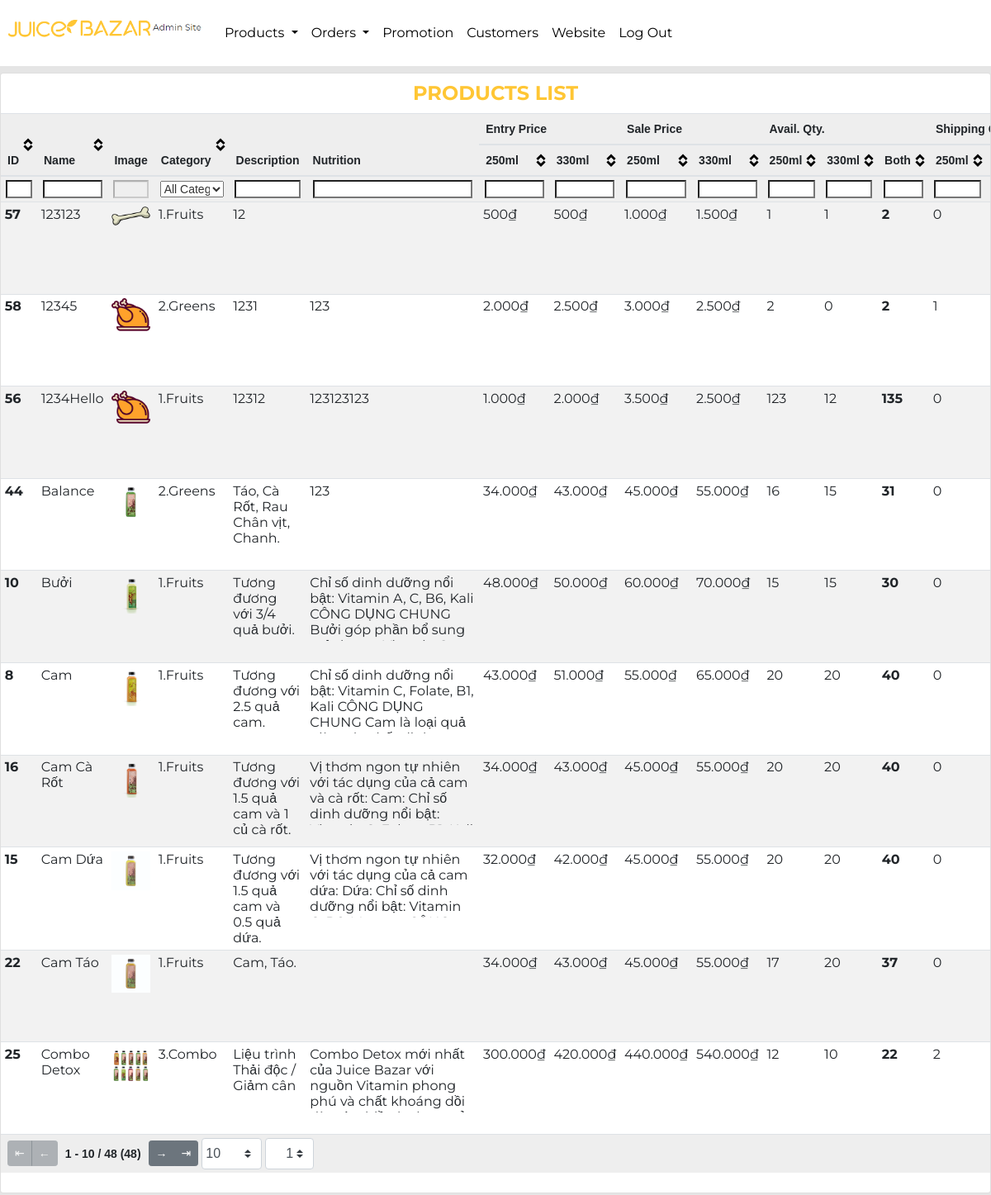
The page /admin/public/admin-products.php (signed in) on the database its author committed.
### tables this page shows
CREATE TABLE `product` (
  `ProductId` int(11) NOT NULL,
  `TypeId` int(11) NOT NULL,
  `Name` varchar(50) NOT NULL,
  `Image` varchar(255) DEFAULT NULL,
  `Description` text DEFAULT NULL,
  `Nutrition` text DEFAULT NULL,
  `Status` tinyint(1) NOT NULL DEFAULT 1
);

### admin/public/admin-products.php (called while the page is built, shortened)
<?php
if (!empty($_SESSION['admin'])) {
    include_once __DIR__ . '/../include/DatabaseConnection.php';
    include_once __DIR__ . '/../include/DatabaseFunctions.php';
    try {
        $products = getProducts($pdo);
        include __DIR__ . '/../templates/admin-products.html.php';
    } catch (PDOException $e) {
        $title = 'An error has occurred';
        $output = 'Database error: ' . $e->getMessage() . ' in ' .
            $e->getFile() . ':' . $e->getLine();
    }
} else {
    header('location: index.php');
}
include __DIR__ . '/../templates/layout.html.php';

### admin/include/DatabaseFunctions.php (called while the page is built, shortened)
<?php
function query($pdo, $sql, $parameters = [])
{
    $query = $pdo->prepare($sql);
    $query->execute($parameters);
    return $query;
}
function getProducts($pdo, $id = '')
{
    if ($id == '') {
        $sql = 'SELECT * FROM `product` p ORDER BY p.`Name`';
        $query = query($pdo, $sql);
        $results = $query->fetchAll();
    } else {
        $sql = $sql = 'SELECT * FROM `product` p WHERE p.`ProductId` = :ProductId';
        $parameters = [':ProductId' => $id];
        $query = query($pdo, $sql, $parameters);
        $results = $query->fetchAll();
    }
    $products = [];
    foreach ($results as $result) {
        $productdetail = findInventory($pdo, $result['ProductId']);
        $sold = countProductByOrderStatus($pdo, $result['ProductId'], "3");
        $shipping = countProductByOrderStatus($pdo, $result['ProductId'], "2");
        $existed = countProductByOrderStatus($pdo, $result['ProductId']);
        $products[] = [
            'ProductId' => $result['ProductId'],
            'TypeId' => $result['TypeId'],
            'Name' => $result['Name'],
            'Image' => $result['Image'],
            'Description' => $result['Description'],
            'Nutrition' => $result['Nutrition'],
            'Status' => $result['Status'],
            'EntryPrice1' => $productdetail[0]['EntryPrice'] ?? 0,
            'EntryPrice2' => $productdetail[1]['EntryPrice'] ?? 0,
            'Price1' => $productdetail[0]['Price'] ?? 0,
            'Price2' => $productdetail[1]['Price'] ?? 0,
            'Available1' => $productdetail[0]['Quantity'] ?? 0,
            'Available2' => $productdetail[1]['Quantity'] ?? 0,
            'Available' => ($productdetail[0]['Quantity'] ?? 0) + ($productdetail[1]['Quantity'] ?? 0),
            'Sold1' => $sold[0]['Quantity'] ?? 0,
            'Sold2' => $sold[1]['Quantity'] ?? 0,
            'Sold' => ($sold[0]['Quantity'] ?? 0) + ($sold[1]['Quantity'] ?? 0),
            'Shipping1' => ($shipping[0]['Quantity'] ?? 0),
            'Shipping2' => ($shipping[0]['Quantity'] ?? 0),
            'Shipping' => ($shipping[0]['Quantity'] ?? 0) + ($shipping[1]['Quantity'] ?? 0),
            'Existed' => ($existed[0]['Quantity'] ?? 0) + ($existed[1]['Quantity'] ?? 0)
        ];
    }
    return $products;
}
function findInventory($pdo, $ProductId)
{
    $sql = 'SELECT pd.`ProductDetailId`, pd.`Price`, pd.`EntryPrice`, pd.`Quantity` FROM `productdetail` pd JOIN `product` p ON pd.`ProductId` = p.`ProductId` WHERE pd.`ProductId` = :ProductId ORDER BY pd.`CapacityId`';
    $parameters = [':ProductId' => $ProductId];
    return query($pdo, $sql, $parameters)->fetchAll();
}
function countProductByOrderStatus($pdo, $ProductId, $OrderStatus = "")
{
    if ($OrderStatus == '') {
        $sql = 'SELECT SUM(od.`Quantity`) as Quantity FROM `productdetail` pd LEFT JOIN `orderdetail` od ON pd.`ProductDetailId` = od.`ProductDetailId` JOIN `orders` o ON o.`OrderId`= od.`OrderId` WHERE pd.`ProductId`= :ProductId GROUP BY pd.`ProductDetailId` ORDER BY pd.`ProductDetailId`';
        $parameters = [':ProductId' => $ProductId];
    } else {
        $sql = 'SELECT SUM(od.`Quantity`) as Quantity FROM `productdetail` pd LEFT JOIN `orderdetail` od ON pd.`ProductDetailId` = od.`ProductDetailId` JOIN `orders` o ON o.`OrderId`= od.`OrderId` WHERE o.`Status` IN (:OrderStatus) AND pd.`ProductId`= :ProductId GROUP BY pd.`ProductDetailId` ORDER BY pd.`ProductDetailId`';
        $parameters = [':OrderStatus' => $OrderStatus, ':ProductId' => $ProductId];
    }
    return query($pdo, $sql, $parameters)->fetchAll();
}

### admin/templates/admin-products.html.php (the view, shortened to what this page needs)
<div class="page-section card col-12 py-2 px-0">
    <div class="section-title pb-2">Products List</div>
    <div class="table-wrapper">
        <table class="table table-hover table-striped table-sm tablesorter" id='prodTable'>
            <thead>
                <tr>
                    <th scope="col" rowspan="2">ID</th>
                    <th scope="col" rowspan="2" style="width:5%">Name</th>
                    <th scope="col" rowspan="2" style="width:6%" class="sorter-false filter-false">Image</th>
                    <th scope="col" rowspan="2" style="width:5%" class="filter-select filter-exact" data-placeholder="All Categories">Category</th>
                    <th scope="col" rowspan="2" class="sorter-false">Description</th>
                    <th scope="col" rowspan="2" class="sorter-false">Nutrition</th>
                    <th scope="col" colspan="2" class="sorter-false filter-false">Entry Price</th>
                    <th scope="col" colspan="2" class="sorter-false filter-false">Sale Price</th>
                    <th scope="col" colspan="3" class="sorter-false filter-false">Avail. Qty.</th>
                    <th scope="col" colspan="3" class="sorter-false filter-false">Shipping Qty.</th>
                </tr>
                <tr>
                    <th scope="col" class="filter-exact">250ml</th>
                    <th scope="col" class="filter-exact">330ml</th>
                    <th scope="col" class="filter-exact">250ml</th>
                    <th scope="col" class="filter-exact">330ml</th>
                    <th scope="col" class="filter-exact">250ml</th>
                    <th scope="col" class="filter-exact">330ml</th>
                    <th scope="col" class="filter-exact">Both</th>
                    <th scope="col" class="filter-exact">250ml</th>
                    <th scope="col" class="filter-exact">330ml</th>
                </tr>
            </thead>
            <tbody>
                <?php foreach ($products as $product) : ?>
                    <tr>
                        <th scope="row"><?= $product['ProductId'] ?></th>
                        <td><?= $product['Name']; ?></td>
                        <td><img class="img-fluid" src="../../<?= $product['Image']; ?>" alt="<?= $product['Name']; ?>"></td>
                        <td><?php switch ($product['TypeId']) {
                                    case 1:
                                        echo '1.Fruits';
                                        break;
                                    case 2:
                                        echo '2.Greens';
                                        break;
                                    case 3:
                                        echo '3.Combo';
                                        break;
                                }; ?></td>
                        <td><?= $product['Description']; ?></td>
                        <td>
                            <div class="overflow-auto" style="height:80px; width: 200px"><?= $product['Nutrition']; ?></div>
                        </td>
                        <td><?= number_format($product['EntryPrice1'], 0, '', '.'); ?>₫</td>
                        <td><?= number_format($product['EntryPrice2'], 0, '', '.'); ?>₫</td>
                        <td><?= number_format($product['Price1'], 0, '', '.'); ?>₫</td>
                        <td><?= number_format($product['Price2'], 0, '', '.'); ?>₫</td>
                        <td><?= $product['Available1']; ?></td>
                        <td><?= $product['Available2']; ?></td>
                        <td class="font-weight-bold"><?= $product['Available']; ?></td>
                        <td><?= $product['Shipping1']; ?></td>
                        <td><?= $product['Shipping2']; ?></td>
                    </tr>
                <?php endforeach; ?>
            </tbody>
            <tfoot>
                <tr>
                    <th colspan="24" class="ts-pager">
                        <div class="form-inline">
                            <div class="btn-group btn-group-sm mx-1" role="group">
                                <button type="button" class="btn btn-secondary first" title="first">⇤</button>
                                <button type="button" class="btn btn-secondary prev" title="previous">←</button>
                            </div>
                            <span class="pagedisplay"></span>
                            <div class="btn-group btn-group-sm mx-1" role="group">
                                <button type="button" class="btn btn-secondary next" title="next">→</button>
                                <button type="button" class="btn btn-secondary last" title="last">⇥</button>
                            </div>
                            <select class="form-control-sm custom-select px-1 pagesize" title="Select page size">
                                <option value="10">10</option>
                            </select>
                            <select class="form-control-sm custom-select px-4 mx-1 pagenum" title="Select page number"></select>
                        </div>
                    </th>
                </tr>
            </tfoot>
        </table>
    </div>
</div>

### assets/css/style.css (style rules this page uses)
body { font-family: "Montserrat", sans-serif; background-color: #e5e5e5; }
.section-title { font-weight: bold; font-size: 1.5rem; line-height: 2rem; text-align: center; text-transform: uppercase; color: #ffc634; padding-bottom: 3rem; }
.table-wrapper { height: calc(100vh - 160px) !important; overflow: auto; font-size: 12px !important; }

### rows shown on the page
product: ProductId "57", Name "123123", Image (picture), shows "1.Fruits", Description "12", EntryPrice1 "500", EntryPrice2 "500", Price1 "1.000", Price2 "1.500", TypeId "1", Available "2", Status "0"
product: ProductId "58", Name "12345", Image (picture), shows "2.Greens", Description "1231", Nutrition "123", EntryPrice1 "2.000", EntryPrice2 "2.500", Price1 "3.000", Price2 "2.500", TypeId "2", Available2 "0", Status "1"
product: ProductId "56", Name "1234Hello", Image (picture), shows "1.Fruits", Description "12312", Nutrition "123123123", EntryPrice1 "1.000", EntryPrice2 "2.000", Price1 "3.500", Price2 "2.500", Available1 "123", Available2 "12", Available "135", Status "0"
product: ProductId "44", Name "Balance", Image+Name (picture), shows "2.Greens", Description "Táo, Cà Rốt, Rau Chân vịt, Chanh.", Nutrition "123", EntryPrice1 "34.000", EntryPrice2 "43.000", Price1 "45.000", Price2 "55.000", Available1 "16", Available2 "15", Available "31", Shipping1 "0"
product: ProductId "8", Name "Cam", shows a picture, shows "1.Fruits", Description "Tương đương với 2.5 quả cam.", Nutrition "Chỉ số dinh dưỡng nổi bật: Vitamin C, Folate, B1, Kali CÔNG DỤNG CHUNG Cam là loại quả…", EntryPrice1 "43.000", EntryPrice2 "51.000", Price1 "55.000", Price2 "65.000", Available1 "20", Available2 "20", ProductId "40", Status "0", ProductId "16", Name "Cam Cà Rốt", Description "Tương đương với 1.5 quả cam và 1 củ cà rốt.", Nutrition "Vị thơm ngon tự nhiên với tác dụng của cả cam và cà rốt: Cam: Chỉ số dinh dưỡng nổi bật:…", EntryPrice1 "34.000", EntryPrice2 "43.000", Price1 "45.000", Price2 "55.000", ProductId "15", Name "Cam Dứa", Description "Tương đương với 1.5 quả cam và 0.5 quả dứa.", Nutrition "Vị thơm ngon tự nhiên với tác dụng của cả cam dứa: Dứa: Chỉ số dinh dưỡng nổi bật: Vitamin…", EntryPrice1 "32.000", EntryPrice2 "42.000"

### other values the page prints
$product['ProductId'] "10"
$product['Name'] "Bưởi"
$product['Description'] "Tương đương với 3/4 quả bưởi."
$product['Nutrition'] "Chỉ số dinh dưỡng nổi bật: Vitamin A, C, B6, Kali CÔNG DỤNG CHUNG Bưởi góp phần bổ sung…"
$product['EntryPrice1'] "48.000"
$product['EntryPrice2'] "50.000"
$product['Price1'] "60.000"
$product['Price2'] "70.000"
$product['Available1'] "15"
$product['Available2'] "15"
$product['Available'] "30"
$product['Shipping1'] "0"
$product['ProductId'] "22"
$product['Name'] "Cam Táo"
$product['Description'] "Cam, Táo."
